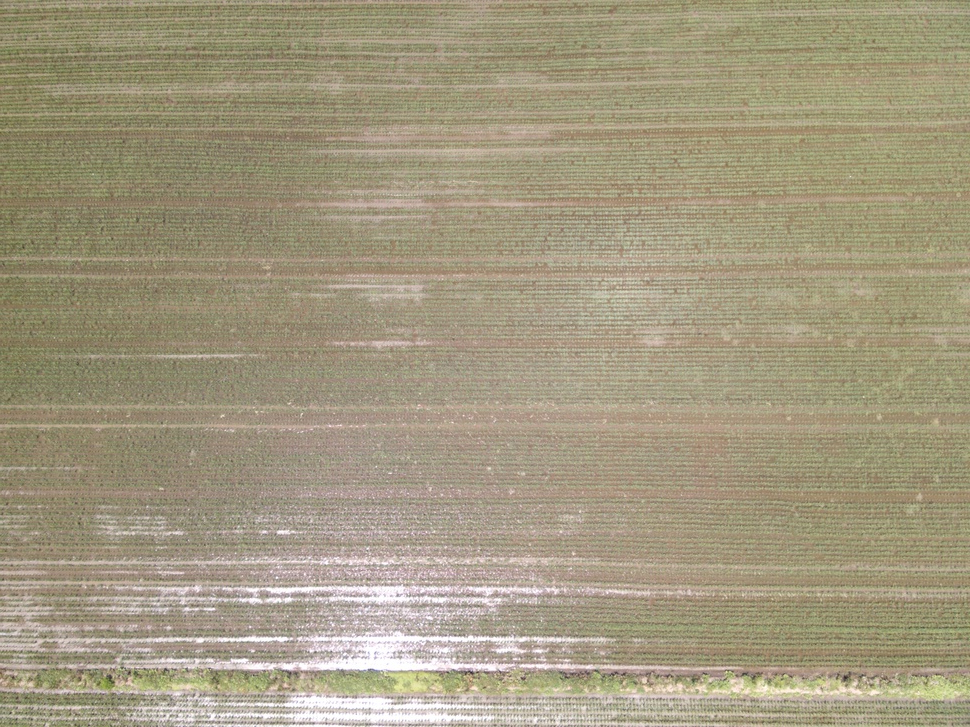
#> input picture ITO/Field/A.JPG, 970 x 727 px, shrunk from 4608 x 3456 before the run; its folder holds only this picture in this run
$ python Field.py
#> lines starting #> are read from the running program, lines starting #| are printed output that depends on the picture
# -*- coding: utf-8 -*-
import os
import glob
import pandas as pd
import numpy as np
import cv2 as cv

import random # 必要ない

# 切り出し
os.chdir ("./Field/")
PhotoList=glob.glob("*.JPG")
for i in range (len(PhotoList)):
    img = cv.imread(PhotoList[i])
#> img is the input picture: shape (727, 970, 3); mean B, G, R 127.4, 153.2, 162.3
    height, width, channel = img.shape
#> height = 727; width = 970; channel = 3
    os.chdir ("../Point/")
    for j in range (50):
        x=random.uniform(0, height-10)
        y=random.uniform(0, width-10)
        X1=int(x)
        Y1=int(y)
        X2=int(X1+10)
        Y2=int(Y1+10)
        img2 = img[X1:X2,Y1:Y2]
        cv.imwrite(str(PhotoList[i][:-4])+str(j+1)+".JPG", img2)
    os.chdir ("../Field/")

# 解析
os.chdir ("../Point/")
PointList=glob.glob("*.JPG")
PointListLength=len(PointList)

Lab_b = []

for i in range (PointListLength):
    os.chdir ("../Point/")
    img_original = cv.imread(PointList[i])
    img_Lab = cv.cvtColor(img_original, cv.COLOR_BGR2Lab)
#> img_Lab: shape (727, 970, 3); mean of channels 0, 1, 2 161.6, 127.1, 142.8

# find plants
    img_Lab_L, img_Lab_a, img_Lab_b = cv.split(img_Lab)
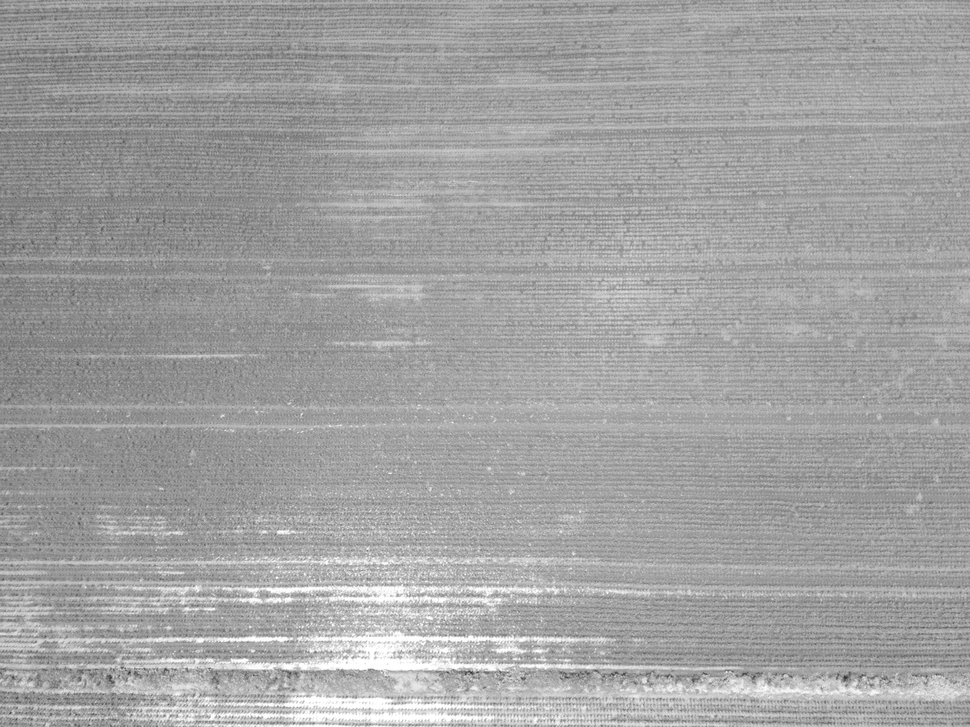
#> img_Lab_L: shape (727, 970); min 38, max 255, mean 161.6
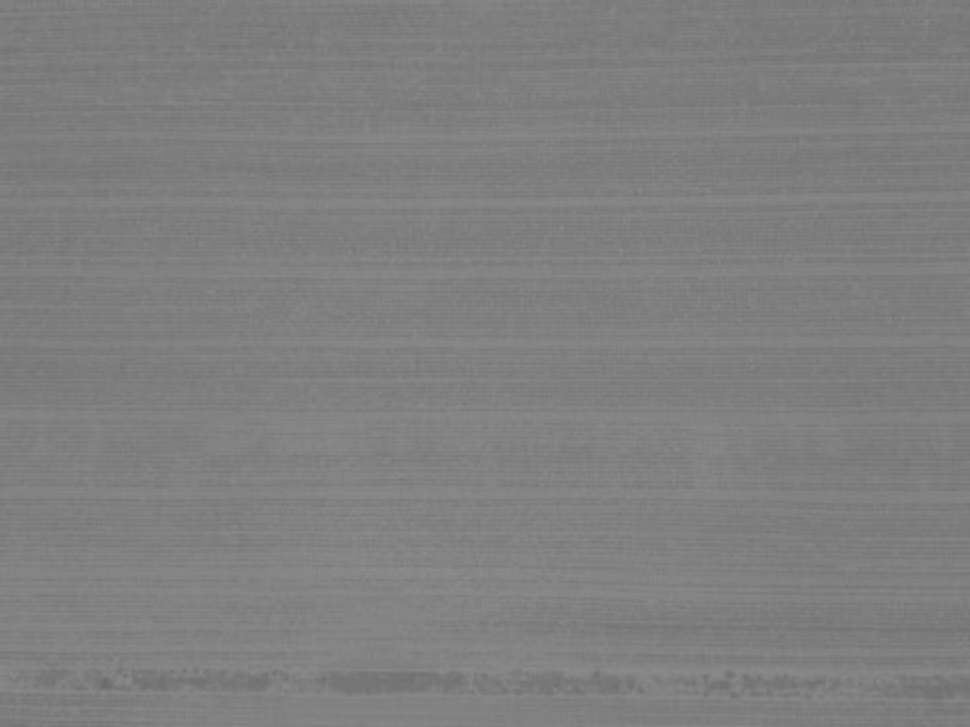
#> img_Lab_a: shape (727, 970); min 108, max 140, mean 127.1
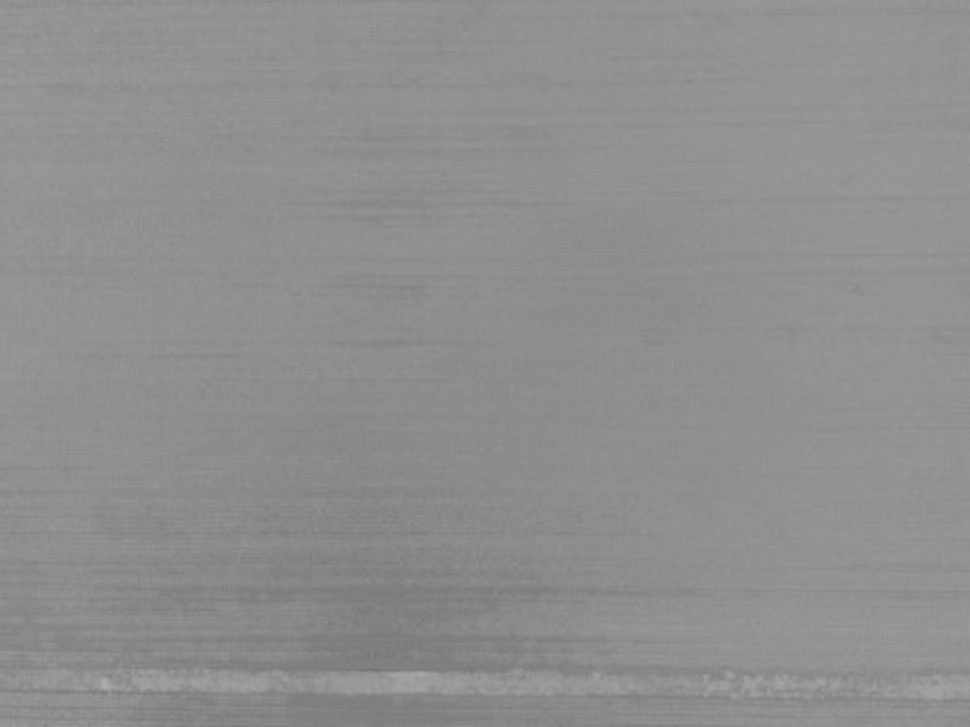
#> img_Lab_b: shape (727, 970); min 113, max 174, mean 142.8
    L_true, a_true, b_true = 50, 0, 50
    L_mod, a_mod, b_mod = L_true/100*255, a_true+127, b_true+127 # need modify
    NoplantsArea = np.where(img_Lab_a<a_mod, img_Lab_a, 0)
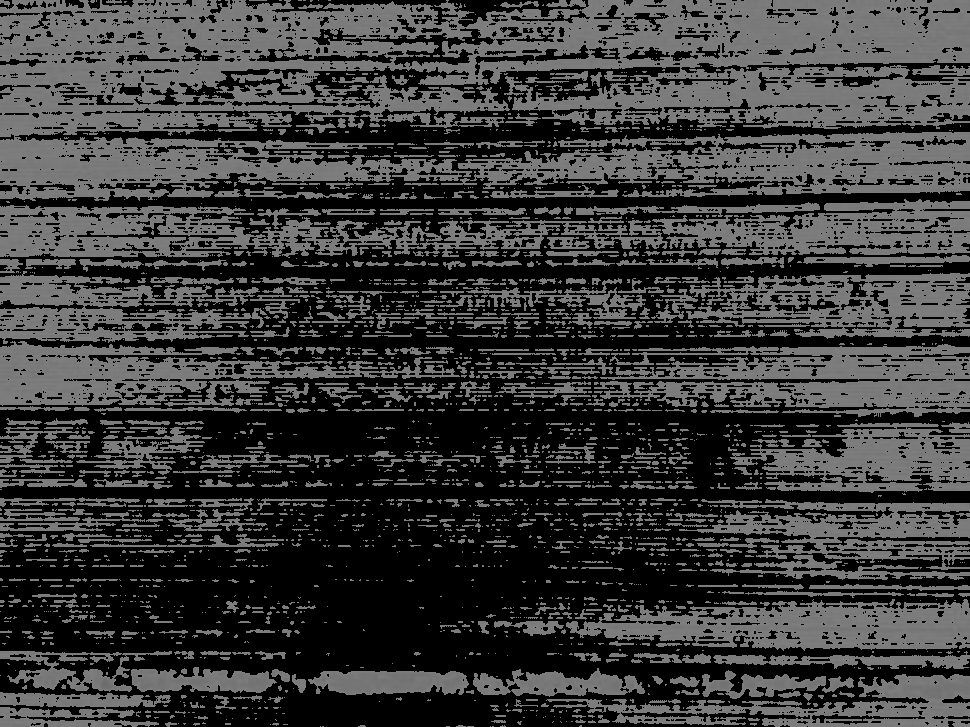
#> NoplantsArea: shape (727, 970); min 0, max 126, mean 57.2

# 図示
    img_plants = cv.bitwise_and(img_original, img_original, mask = NoplantsArea)
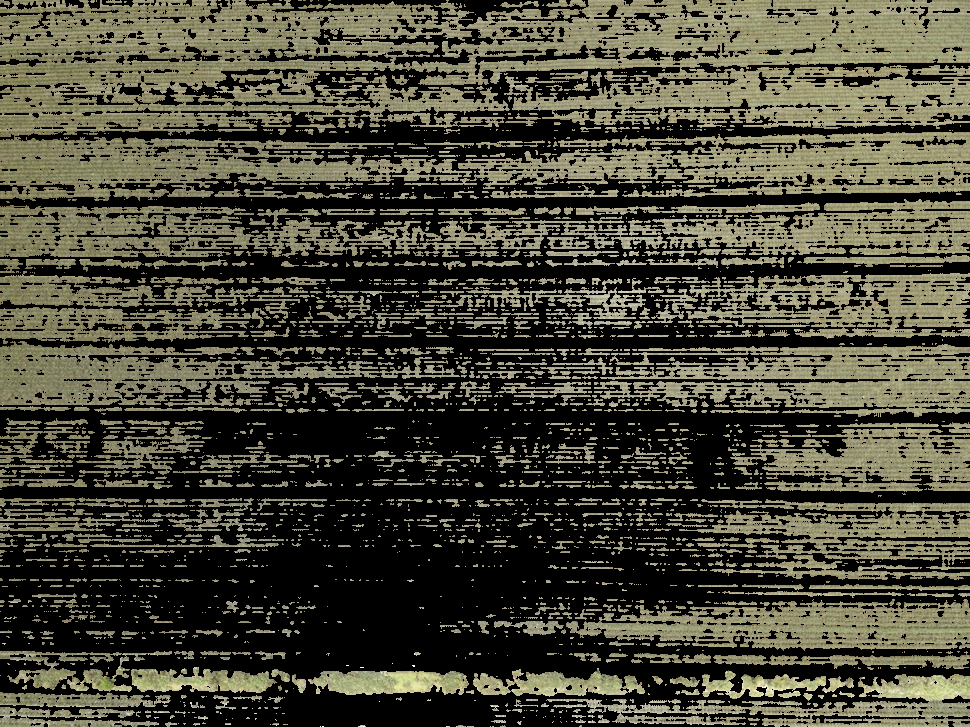
#> img_plants: shape (727, 970, 3); mean B, G, R 54.8, 69.8, 71.7
    os.chdir ("../Output/")
    cv.imwrite(str(PointList[i][:-4])+".JPG",img_plants)

# 解析
    avg_b=0
    for j in range(img_Lab_b.shape[0]):
        for k in range(img_Lab_b.shape[1]):
            if img_Lab_a[j,k]<a_mod:
                avg_b += img_Lab_b[j,k]
#> after the loop, avg_b = 47457986
    Lab_b.append(avg_b/img_Lab_b.size)

# 書き出し
os.chdir ("../")
dfResults = pd.DataFrame({'PointName': PointList,
                                            'b_on_a0': Lab_b})
#> dfResults = table of 1 rows and 2 columns
dfResults.to_csv('Results.csv', index=False)

$ run again, on ITO/Field/B.JPG
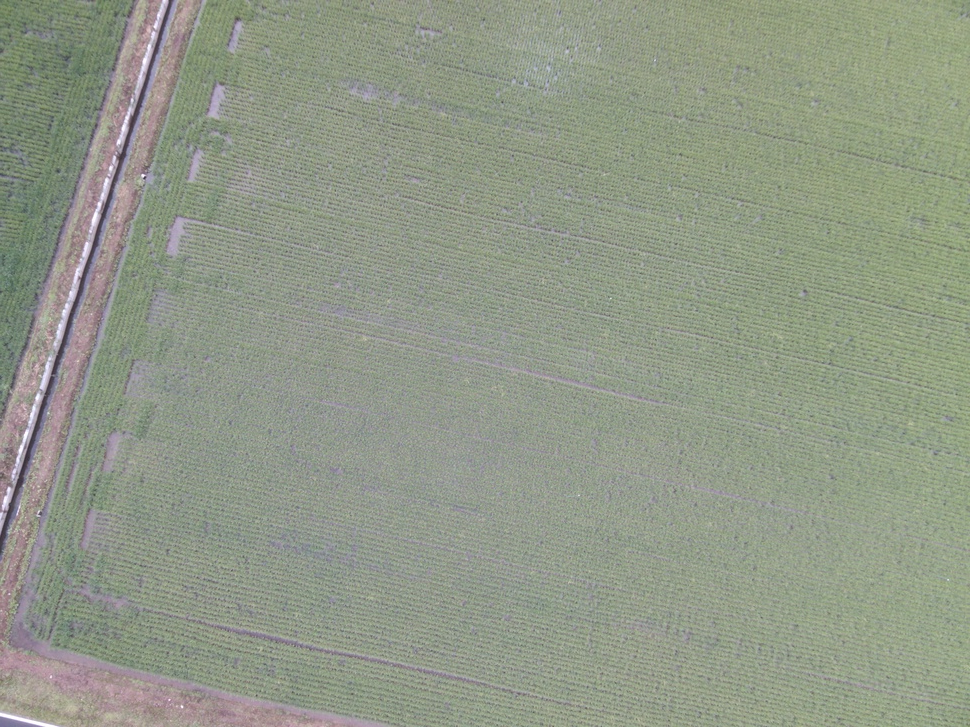
#> input picture ITO/Field/B.JPG, 970 x 727 px, shrunk from 4608 x 3456 before the run
#> img is the input picture: shape (727, 970, 3); mean B, G, R 136.2, 152.9, 145.4
#> img_Lab: shape (727, 970, 3); mean of channels 0, 1, 2 158.5, 122.2, 135.8
#> `NoplantsArea = np.where(img_Lab_a<a_mod, img_Lab_a, 0)`:
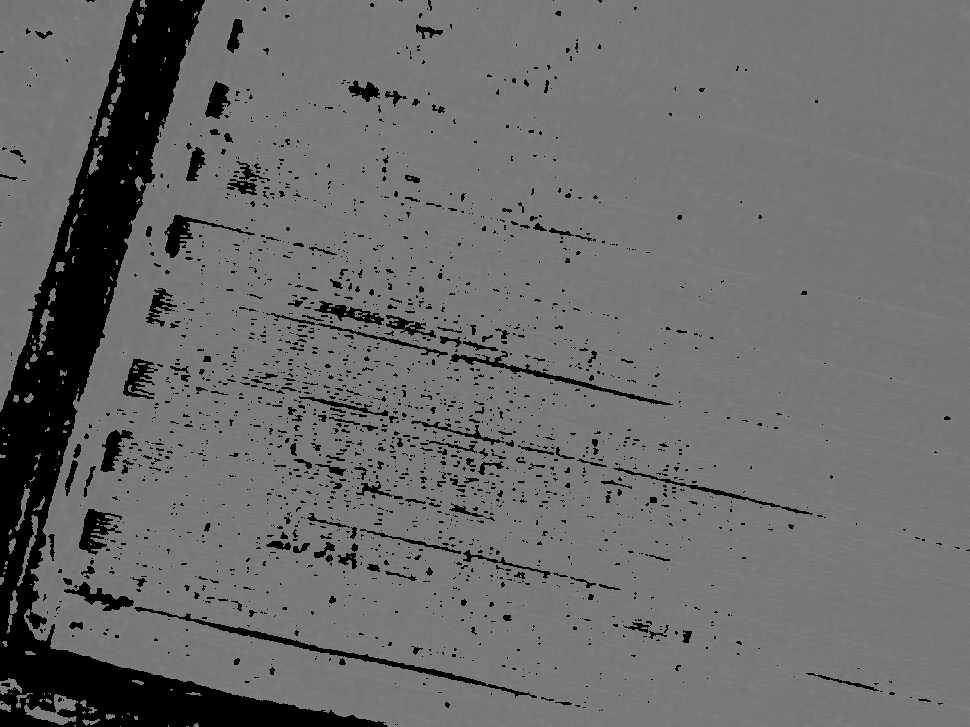
#> NoplantsArea: shape (727, 970); min 0, max 126, mean 106.4
#> `img_plants = cv.bitwise_and(img_original, img_original, mask = Noplant..`:
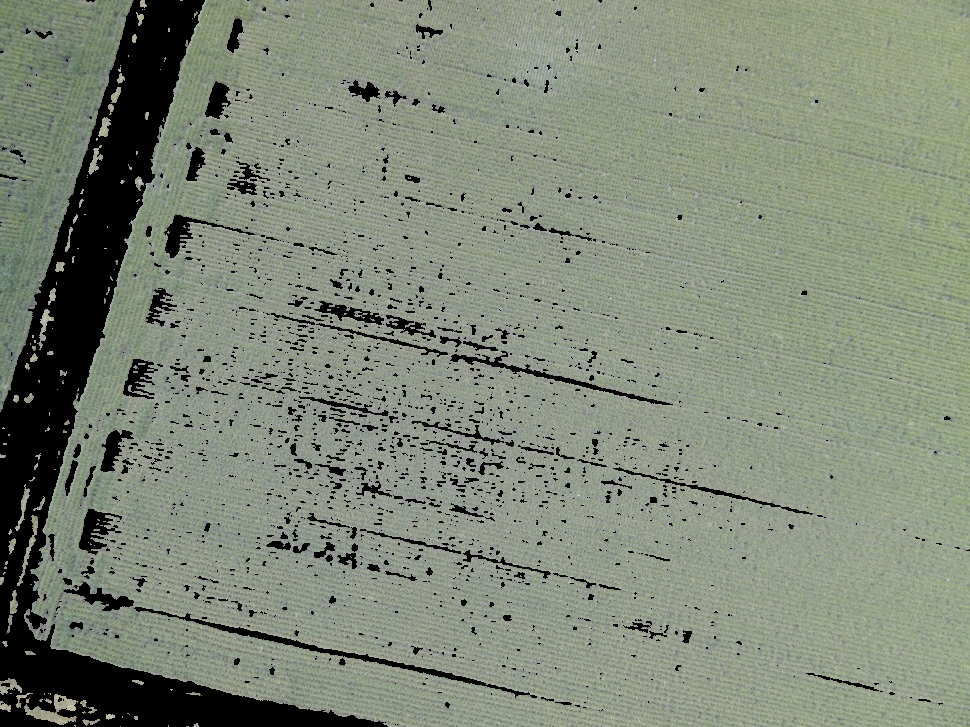
#> img_plants: shape (727, 970, 3); mean B, G, R 118.5, 135.5, 126.9
#> after the loop `for j in range(img_Lab_b.shape[0]):`: avg_b = 85038084
#> dfResults = table of 1 rows and 2 columns
